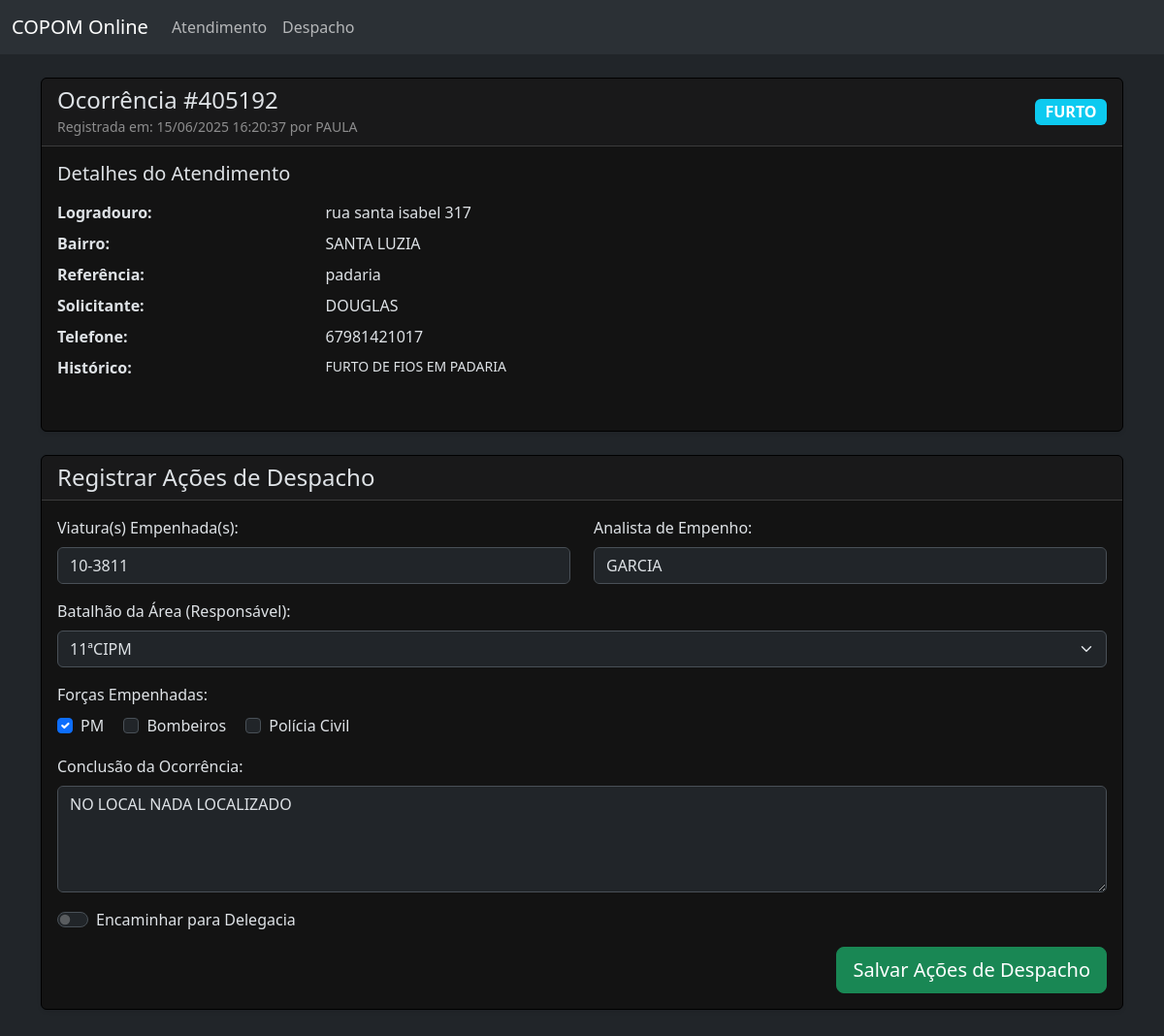
Screenshot of /ocorrencia_despacho/1 with the database file from the repository.
### app/models.py (models this page shows)
class Ocorrencia(Base):
    __tablename__ = "ocorrencias"
    id = Column(Integer, primary_key=True, index=True)
    data_registro = Column(DateTime(timezone=True), server_default=func.now())
    protocolo = Column(String(10), unique=True, index=True, nullable=False)
    logradouro = Column(String(255), nullable=False)
    bairro = Column(String(100), nullable=True)
    referencia = Column(String(255), nullable=True)
    solicitante = Column(String(150), nullable=True)
    fato = Column(String(150), nullable=False)
    telefone = Column(String(20), nullable=False)
    atendente = Column(String(100), nullable=False)
    empenho_pm = Column(Boolean, default=False)
    empenho_bm = Column(Boolean, default=False)
    empenho_pc = Column(Boolean, default=False)
    viatura = Column(String(100), nullable=True)
    hora_visualizacao = Column(DateTime(timezone=True), nullable=True)
    analista_empenho = Column(String(100), nullable=True)
    para_delegacia = Column(Boolean, default=False, nullable=False)
    delegacia_destino = Column(String(100), nullable=True)
    batalhao_area = Column(String(50), nullable=True)
    historico = Column(Text, nullable=False)
    conclusao = Column(Text, nullable=True)
    hora_conclusao = Column(DateTime(timezone=True), nullable=True)
    historico_delegacia_flag = Column(Boolean, default=False)
    historico_delegacia_nome = Column(String(100), nullable=True)

### app/main.py (the view)
@app.get("/ocorrencia_despacho/{ocorrencia_id}", response_class=HTMLResponse)
async def pagina_detalhe_ocorrencia(request: Request, ocorrencia_id: int, db: Session = Depends(get_db)):
    db_ocorrencia = crud.get_ocorrencia(db, ocorrencia_id=ocorrencia_id)
    if db_ocorrencia is None:
        raise HTTPException(status_code=404, detail="Ocorrência não encontrada")
    return templates.TemplateResponse("despacho_detalhe.html", {"request": request, "ocorrencia": db_ocorrencia})

### templates/despacho_detalhe.html (shortened to what this page needs)
{% extends "base.html" %}
{% block content %}
    <div class="card shadow-sm mb-4">
        <div class="card-header d-flex justify-content-between align-items-center">
            <div>
                <h4 class="mb-0">Ocorrência #{{ ocorrencia.protocolo }}</h4>
                <small class="text-white-50">Registrada em: {{ to_local(ocorrencia.data_registro) }} por {{ ocorrencia.atendente }}</small>
            </div>
            <span class="badge bg-info fs-6">{{ ocorrencia.fato }}</span>
        </div>
        <div class="card-body">
            <h5 class="card-title">Detalhes do Atendimento</h5>
            <dl class="row mt-3">
                <dt class="col-sm-3">Logradouro:</dt>
                <dd class="col-sm-9">{{ ocorrencia.logradouro }}</dd>
                <dt class="col-sm-3">Bairro:</dt>
                <dd class="col-sm-9">{{ ocorrencia.bairro or 'Não informado' }}</dd>
                <dt class="col-sm-3">Referência:</dt>
                <dd class="col-sm-9">{{ ocorrencia.referencia or 'Não informado' }}</dd>
                <dt class="col-sm-3">Solicitante:</dt>
                <dd class="col-sm-9">{{ ocorrencia.solicitante or 'Não informado' }}</dd>
                <dt class="col-sm-3">Telefone:</dt>
                <dd class="col-sm-9">{{ ocorrencia.telefone }}</dd>
                <dt class="col-sm-3">Histórico:</dt>
                <dd class="col-sm-9"><pre style="white-space: pre-wrap; font-family: inherit;">{{ ocorrencia.historico }}</pre></dd>
            </dl>
        </div>
    </div>
    <div class="card shadow-sm mb-5">
        <div class="card-header">
            <h4 class="mb-0">Registrar Ações de Despacho</h4>
        </div>
        <div class="card-body">
            <form action="/ocorrencia_despacho/{{ ocorrencia.id }}/update" method="post">
    <div class="row">
        <div class="col-md-6 mb-3">
            <label for="viatura" class="form-label">Viatura(s) Empenhada(s):</label>
            <input type="text" class="form-control" id="viatura" name="viatura" value="{{ ocorrencia.viatura or '' }}" placeholder="Ex: VTR-1501">
        </div>
        <div class="col-md-6 mb-3">
            <label for="analista_empenho" class="form-label">Analista de Empenho:</label>
            <input type="text" class="form-control" id="analista_empenho" name="analista_empenho" value="{{ ocorrencia.analista_empenho or '' }}">
        </div>
    </div>
    <div class="mb-3">
        <label for="batalhao_area" class="form-label">Batalhão da Área (Responsável):</label>
        <select class="form-select" id="batalhao_area" name="batalhao_area">
            <option value="11ªCIPM" {% if ocorrencia.batalhao_area == '11ªCIPM' %}selected{% endif %}>11ªCIPM</option>
        </select>
    </div>
    <div class="mb-3">
        <label class="form-label d-block">Forças Empenhadas:</label>
        <div class="form-check form-check-inline">
            <input class="form-check-input" type="checkbox" name="empenho_pm" value="true" id="empenho_pm_despacho" {% if ocorrencia.empenho_pm %}checked{% endif %}>
            <label class="form-check-label" for="empenho_pm_despacho">PM</label>
        </div>
        <div class="form-check form-check-inline">
            <input class="form-check-input" type="checkbox" name="empenho_bm" value="true" id="empenho_bm_despacho" {% if ocorrencia.empenho_bm %}checked{% endif %}>
            <label class="form-check-label" for="empenho_bm_despacho">Bombeiros</label>
        </div>
        <div class="form-check form-check-inline">
            <input class="form-check-input" type="checkbox" name="empenho_pc" value="true" id="empenho_pc_despacho" {% if ocorrencia.empenho_pc %}checked{% endif %}>
            <label class="form-check-label" for="empenho_pc_despacho">Polícia Civil</label>
        </div>
    </div>
    <div class="mb-3">
        <label for="conclusao" class="form-label">Conclusão da Ocorrência:</label>
        <textarea class="form-control" id="conclusao" name="conclusao" rows="4" placeholder="Descreva a conclusão, se houver.">{{ ocorrencia.conclusao or '' }}</textarea>
    </div>
    <div class="form-check form-switch my-3">
        <input class="form-check-input" type="checkbox" role="switch" id="para_delegacia" name="para_delegacia" value="true" {% if ocorrencia.para_delegacia %}checked{% endif %}>
        <label class="form-check-label" for="para_delegacia">Encaminhar para Delegacia</label>
    </div>
    <div class="text-end">
        <button type="submit" class="btn btn-success btn-lg">Salvar Ações de Despacho</button>
    </div>
</form>
        </div>
    </div>
{% endblock %}

### templates/base.html (style rules this page uses)
body { background-image: url('/static/images/fundo.jpg'); background-size: cover; background-position: center center; background-repeat: no-repeat; background-attachment: fixed; }
.card { background-color: #131313; border: 1px solid #000000; }

### rows the page displays
Ocorrencia: protocolo "405192", data_registro "15/06/2025 16:20:37", atendente "PAULA", fato "FURTO", logradouro "rua santa isabel 317", bairro "SANTA LUZIA", referencia "padaria", solicitante "DOUGLAS", telefone "67981421017", historico "FURTO DE FIOS EM PADARIA", viatura "10-3811", analista_empenho "GARCIA", batalhao_area "11ªCIPM", empenho_pm "☑", conclusao "NO LOCAL NADA LOCALIZADO"
